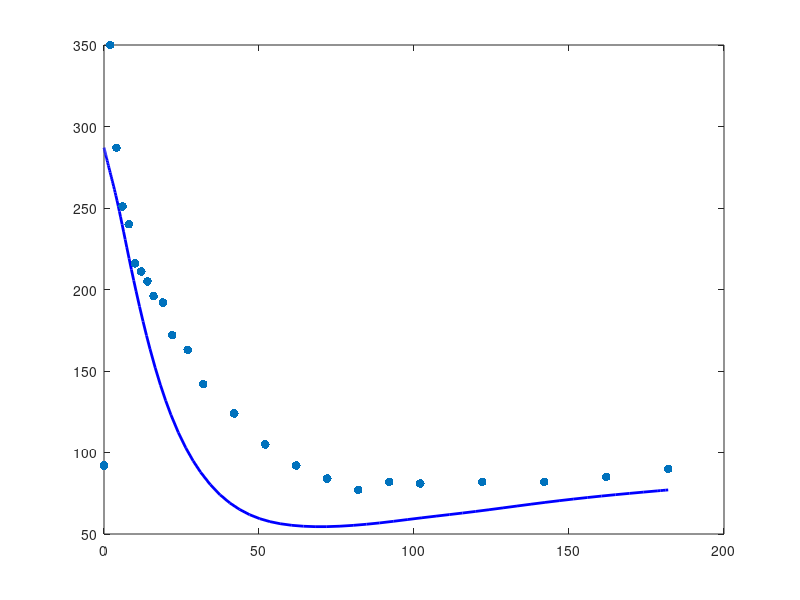

MATLAB code to generate this figure: (Note: this script raises an error after producing the figure.)
% Author: Corlene Maass & Zenae de Villiers 
% Course: Biomathematics 378
% Kerner's Model 
%--------------------------------------------------

% Required:
% MATLAB
% Optimization Toolbox (lsqnonlin)
% swtest.m (included in repository)

%--------------------------------------------------


%% FSIGT DATA (Kerner)

% Sampling times (min)
timeData = [0 2 4 6 8 10 12 14 16 19 22 27 32 42 52 ...
62 72 82 92 102 122 142 162 182]';

% Blood glucose concentrations (mg/dL)
Gdata = [92 350 287 251 240 216 211 205 196 192 172 ...
163 142 124 105 92 84 77 82 81 82 82 85 90]';

% Plasma insulin concentrations (μU/mL)
Idata = [11 26 130 85 51 49 45 41 35 30 30 27 30 22 ...
15 15 11 10 8 11 7 8 8 7]';

%--------------------------------------------------

function dYdt = bergman_glucose(t,Y,p,timeIns,insData,Ib,Gb)

    % State variables
    G = Y(1);     % Blood glucose concentration
    X = Y(2);     % Remote insulin action
    
    % Interpolated plasma insulin input
    I = interp1(timeIns,insData,t,'linear','extrap');
    
    % Parameters
    p1 = p(1);
    p2 = p(2);
    p3 = p(3);
    
    % Bergman minimal model
    dG = p1*(Gb - G) - X*G;
    dX = p3*(I - Ib) - p2*X;
    
    % Return state derivatives
    dYdt = [dG; dX];

end

%--------------------------------------------------

%% Basal values
Gb = Gdata(end);
Ib = Idata(end);

%% Initial parameter estimates
p = [0.0399 0.02 4e-5];

%% Initial conditions
G0 = 287;
X0 = 0;
Y0 = [G0; X0];

%% Solve model
[tSol,Y] = ode45(@(t,Y) ...
    bergman_glucose(t,Y,p,timeData,Idata,Ib,Gb), ...
    [0 182],Y0);

G = Y(:,1);
X = Y(:,2);

%% Glucose profile
figure
plot(tSol,G,'b','LineWidth',2)
hold on
scatter(timeData,Gdata,40,'filled')
yline(Gb,'k--')

xlabel('Time (min)')
ylabel('Glucose (mg/dL)')
title('Kerner Model Simulation')
legend('Model','Data','Basal')
grid on

%% Remote insulin action
figure
plot(tSol,X,'LineWidth',2)

xlabel('Time (min)')
ylabel('X(t)')
title('Remote Insulin Action')
grid on

%--------------------------------------------------

function err = objective_function(p,timeData,Gdata,Idata,Gb,Ib)

    % Initial conditions
    G0 = 287;
    X0 = 0;
    Y0 = [G0; X0];
    
    % Solve model at experimental sampling times
    [~,Y] = ode45(@(t,Y) ...
    bergman_glucose(t,Y,p,timeData,Idata,Ib,Gb), ...
    timeData,Y0);
    
    % Model prediction
    Gmodel = Y(:,1);
    
    % Residual vector
    err = Gmodel - Gdata;

end

%--------------------------------------------------

%% Parameter Estimation

% Initial parameter estimates from Kerner et al.
p0 = [0.0399 0.02 4e-5];

% Parameter bounds
lb = [1e-4 1e-4 1e-8];
ub = [1 1 1e-3];

% Estimate parameters using nonlinear least squares
[p_est,resnorm,residual,exitflag,output,lambda,J] = ...
    lsqnonlin( ...
    @(p) objective_function(p,timeData,Gdata,Idata,Gb,Ib), ...
    p0,lb,ub);

%% Parameter Uncertainty
n = length(Gdata);
k = length(p_est);

sigma2 = resnorm/(n-k);

Cov = sigma2 * pinv(full(J'*J));

SE = sqrt(diag(Cov));

fprintf('\nParameter Estimates (± SE)\n')
fprintf('--------------------------\n')
fprintf('p1    = %.6g ± %.6g\n',p_est(1),SE(1))
fprintf('p2    = %.6g ± %.6g\n',p_est(2),SE(2))
fprintf('p3    = %.6g ± %.6g\n',p_est(3),SE(3))



%% Compare Initial and Final Residual Norms

initialNorm = norm(objective_function(p0,timeData,Gdata,Idata,Gb,Ib));

finalNorm = norm(objective_function(p_est,timeData,Gdata,Idata,Gb,Ib));

fprintf('\nResidual Norms\n')
fprintf('--------------------\n')
fprintf('Initial residual norm = %.4f\n',initialNorm)
fprintf('Final residual norm = %.4f\n',finalNorm)

%% Simulate Model Using Estimated Parameters

[tFit,Yfit] = ode45( ...
    @(t,Y) bergman_glucose(t,Y,p_est,timeData,Idata,Ib,Gb), ...
    timeData,Y0);

Gfit = Yfit(:,1);

%% Plot Fitted Glucose Profile

figure

plot(timeData,Gfit,'b','LineWidth',2)
hold on

scatter(timeData,Gdata,50,'filled')

yline(Gb,'k--')

xlabel('Time (min)')
ylabel('Glucose (mg/dL)')
title('Fitted Kerner Model')
legend('Model Fit','Experimental Data','Basal Glucose')
grid on

%% Clinical Indices

SI = p_est(3)/p_est(2);   % Insulin sensitivity
SG = p_est(1);            % Glucose effectiveness

fprintf('\nClinical Indices\n')
fprintf('--------------------\n')
fprintf('Insulin sensitivity (SI) = %g\n',SI)
fprintf('Glucose effectiveness (SG) = %g\n',SG)

%% Goodness-of-Fit Metrics

% Root Mean Squared Error
RMSE = sqrt(mean((Gfit-Gdata).^2));

% Coefficient of determination
SSres = sum((Gdata-Gfit).^2);
SStot = sum((Gdata-mean(Gdata)).^2);

R2 = 1 - SSres/SStot;

fprintf('\nGoodness-of-Fit Metrics\n')
fprintf('--------------------\n')
fprintf('RMSE = %.3f\n',RMSE)
fprintf('R^2 = %.4f\n',R2)

%% Interpolated Insulin Profile

tt = linspace(0,182,1000);

II = interp1(timeData,Idata,tt,'linear');

figure

plot(tt,II,'LineWidth',2)
hold on

scatter(timeData,Idata,'filled')

xlabel('Time (min)')
ylabel('Insulin (\muU/mL)')
title('Interpolated Insulin Input')
grid on

%% Information Criteria

k = 3;                  % Number of fitted parameters
n = length(Gdata);      % Number of observations

AIC = n*log(SSres/n) + 2*k;
BIC = n*log(SSres/n) + k*log(n);

fprintf('\nInformation Criteria\n')
fprintf('--------------------\n')
fprintf('AIC = %.3f\n',AIC)
fprintf('BIC = %.3f\n',BIC)


%% Distribution and Residual Analysis 

residuals = Gdata - Gfit;


[h,p,W] = swtest(residuals);

fprintf('\nResidual Normality Test\n')
fprintf('--------------------\n')
fprintf('Shapiro-Wilk: W = %.4f, p = %.4g\n',W,p)

figure
plot(timeData,residuals,'o-')
yline(0,'k--')
xlabel('Time')
ylabel('Residual')
title('Residuals vs Time (Kerner Model)')
grid on
